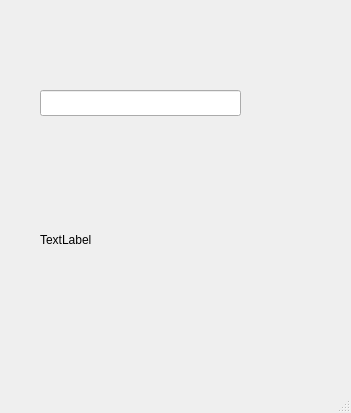
<?xml version="1.0" encoding="UTF-8"?>
<ui version="4.0">
 <class>MainWindow</class>
 <widget class="QMainWindow" name="MainWindow">
  <property name="geometry">
   <rect>
    <x>0</x>
    <y>0</y>
    <width>351</width>
    <height>413</height>
   </rect>
  </property>
  <property name="windowTitle">
   <string>MainWindow</string>
  </property>
  <widget class="QWidget" name="centralwidget">
   <widget class="QLineEdit" name="lineEdit">
    <property name="geometry">
     <rect>
      <x>40</x>
      <y>90</y>
      <width>201</width>
      <height>26</height>
     </rect>
    </property>
   </widget>
   <widget class="QLabel" name="label">
    <property name="geometry">
     <rect>
      <x>40</x>
      <y>230</y>
      <width>63</width>
      <height>20</height>
     </rect>
    </property>
    <property name="text">
     <string>TextLabel</string>
    </property>
   </widget>
  </widget>
  <widget class="QMenuBar" name="menubar">
   <property name="geometry">
    <rect>
     <x>0</x>
     <y>0</y>
     <width>351</width>
     <height>26</height>
    </rect>
   </property>
  </widget>
  <widget class="QStatusBar" name="statusbar"/>
 </widget>
 <resources/>
 <connections/>
</ui>
